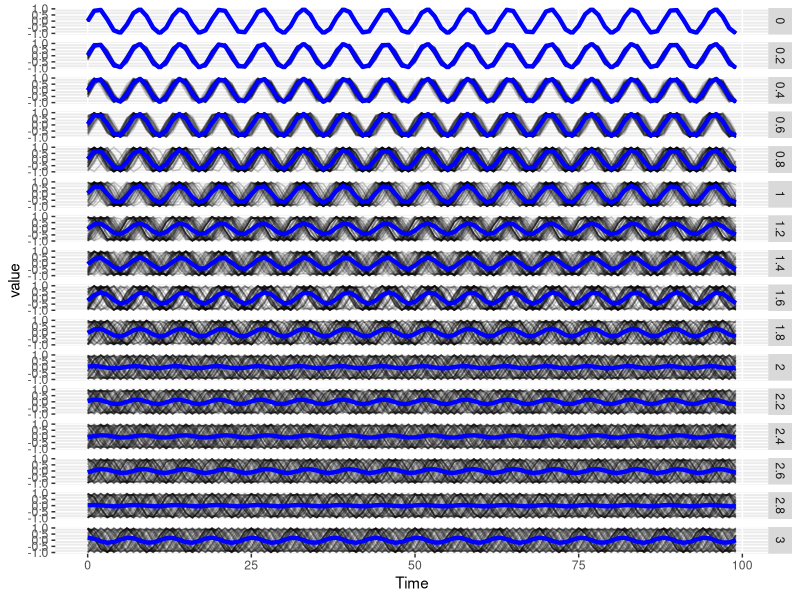

Recreate this plot in R. (Note: this script raises an error after producing the figure.)
sim_phase_shifted <- function(n, noise, freq = 1, len = 100, return.wide = F){
  # A fucntion to simulate a population of n noisy sinusoidals that are phase shifted
  # n: number of sinusoids
  # freq: sampling rate (in time unit)
  # noise: standard deviation phaseshift
  # len: length of simulations
  # return.wide: returns data in wide or long format
  
  require(data.table)
  # Create a matrix of shifted times 
  time_matrix <- matrix(seq(0, len-1, freq), nrow = len, ncol = n)
  shifts <- rnorm(n, 0, noise)
  shifts <- matrix(shifts, nrow = len, ncol = n, byrow = T)
  time_matrix <- time_matrix + shifts

  # Replace each shifted time by it sine function
  sins <- sin(time_matrix)
  
  # Go to data.table
  sins <- as.data.table(sins)
  sins <- cbind(seq(0, len-1, freq), sins)
  colnames(sins)[1] <- "Time"
  if(return.wide){
    return(sins)  
  }
  
  # Format long data table
  sins <- melt(sins, id.vars = "Time")
  return(sins)
}


sim_phase_shifted_with_fixed_trend <- function(n, noise, slope, freq = 1, len = 100){
  # Add a trend, i.e. a linear increase or decrease, to simulations
  # See sim_phase_shifted for arguments. Slope indicates the slope of the trend (change of mean value per unit of time)
  
  sins <- sim_phase_shifted(n, noise, freq,len, return.wide = F)
  trend_vec <- unique(sins$Time)
  trend_vec <- trend_vec * slope
  sins[, value := value + trend_vec, by = .(variable)]
  return(sins)
}



plot_sim <- function(data, x = "Time", y = "value", group = "variable", use.facet = T, facet = "noise", alpha = 0.2){
  require(ggplot2)
  p <- ggplot(data, aes_string(x = x, y = y)) + geom_line(aes_string(group = group), alpha = alpha)
  p <- p + stat_summary(fun.y=mean, geom="line", colour = "blue", size = 1.5)
  if(use.facet){
    p <- p + facet_grid(as.formula(paste(facet, "~ .")))
  }
  p
}





# TODO:  vector of noise? -> MultiSIm
noises <- seq(0.2, 3, 0.2)
n <- 50
len <- 100
multi_sim <- sim_phase_shifted(n, 0, len=len)
multi_sim$noise <- 0
for(noise in noises){
  temp <- sim_phase_shifted(n, noise, len=len)
  temp$noise <- noise
  multi_sim <- rbind(multi_sim, temp)
}

plot_sim(multi_sim)

DistMean <- dist_mean(data = multi_sim, condition = "noise", tcol = "Time", measure = "value", label = "variable")
p <- ggplot(DistMean, aes(x = as.factor(noise), y = euclid_to_mean)) + geom_boxplot(aes(group = noise)) + ggtitle("Euclidian distance to mean trajectory"); p

Clip <- multi_sim[, .(clip = wrap_clip(value, k = 5)), by = .(noise, variable)]
# Convert noise (condition) and variable (label) to integers to comply with overlap constrains
Clip[, ':=' (noise = as.integer(noise*10),
             variable = as.integer(gsub("V", "", as.character(variable), fixed = T)))]
Overlap <- overlap_clipping(data = Clip, condition = "noise", label = "variable", measure = "clip")
q <- ggplot(Overlap, aes(x = as.factor(noise), y = Overlap)) + geom_boxplot(aes(group  = noise)) + scale_x_discrete(labels = as.character(c(0,noises))) + ggtitle("Pairwise overlap of clipped trajectories") ; q


pdf("Plots_Large_Sim.pdf", width = 10)
plot_sim(multi_sim)
p
q
dev.off()


multi_sim[, ':=' (noise = as.integer(noise*10),
             variable = as.integer(gsub("V", "", as.character(variable), fixed = T)))]
Correlations_Pearson <- correlations_group_label(multi_sim, "noise", "variable","value", method = "pearson")
Correlations_Spearman <- correlations_group_label(multi_sim, "noise", "variable","value", method = "spearman")
Correlations_Kendall <- correlations_group_label(multi_sim, "noise", "variable","value", method = "kendall")
